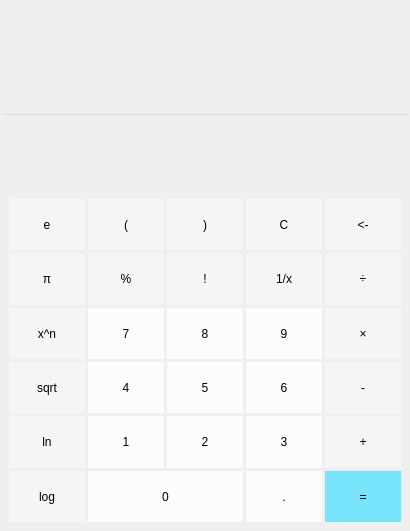
<?xml version="1.0" encoding="UTF-8"?>
<ui version="4.0">
 <class>ScienceCalPage</class>
 <widget class="QWidget" name="ScienceCalPage">
  <property name="geometry">
   <rect>
    <x>0</x>
    <y>0</y>
    <width>410</width>
    <height>531</height>
   </rect>
  </property>
  <property name="focusPolicy">
   <enum>Qt::ClickFocus</enum>
  </property>
  <property name="windowTitle">
   <string>Form</string>
  </property>
  <layout class="QVBoxLayout" name="verticalLayout">
   <property name="leftMargin">
    <number>0</number>
   </property>
   <property name="topMargin">
    <number>0</number>
   </property>
   <property name="rightMargin">
    <number>0</number>
   </property>
   <property name="bottomMargin">
    <number>0</number>
   </property>
   <item>
    <layout class="QVBoxLayout" name="CalVLayout" stretch="0,0,0">
     <property name="spacing">
      <number>5</number>
     </property>
     <item>
      <widget class="QWidget" name="DisplayWidget" native="true">
       <property name="maximumSize">
        <size>
         <width>16777215</width>
         <height>180</height>
        </size>
       </property>
       <property name="mouseTracking">
        <bool>true</bool>
       </property>
       <property name="styleSheet">
        <string notr="true">background-color: rgba(255, 255, 255,0);</string>
       </property>
       <layout class="QVBoxLayout" name="verticalLayout_4">
        <property name="leftMargin">
         <number>0</number>
        </property>
        <property name="topMargin">
         <number>0</number>
        </property>
        <property name="rightMargin">
         <number>0</number>
        </property>
        <property name="bottomMargin">
         <number>0</number>
        </property>
        <item>
         <layout class="QVBoxLayout" name="displayVLayout" stretch="4,0">
          <property name="spacing">
           <number>0</number>
          </property>
          <item>
           <widget class="QLabel" name="displayHis">
            <property name="sizePolicy">
             <sizepolicy hsizetype="Preferred" vsizetype="Preferred">
              <horstretch>0</horstretch>
              <verstretch>0</verstretch>
             </sizepolicy>
            </property>
            <property name="font">
             <font>
              <family>微软雅黑</family>
              <pointsize>9</pointsize>
              <stylestrategy>PreferAntialias</stylestrategy>
             </font>
            </property>
            <property name="mouseTracking">
             <bool>true</bool>
            </property>
            <property name="styleSheet">
             <string notr="true">color: rgb(130, 130, 130);</string>
            </property>
            <property name="text">
             <string/>
            </property>
            <property name="alignment">
             <set>Qt::AlignBottom|Qt::AlignRight|Qt::AlignTrailing</set>
            </property>
            <property name="margin">
             <number>5</number>
            </property>
           </widget>
          </item>
          <item>
           <widget class="MainDisplayLineEdit" name="displayCur">
            <property name="sizePolicy">
             <sizepolicy hsizetype="Preferred" vsizetype="Preferred">
              <horstretch>0</horstretch>
              <verstretch>0</verstretch>
             </sizepolicy>
            </property>
            <property name="font">
             <font>
              <family>微软雅黑</family>
              <pointsize>32</pointsize>
              <stylestrategy>PreferAntialias</stylestrategy>
             </font>
            </property>
            <property name="focusPolicy">
             <enum>Qt::ClickFocus</enum>
            </property>
            <property name="alignment">
             <set>Qt::AlignRight|Qt::AlignTrailing|Qt::AlignVCenter</set>
            </property>
           </widget>
          </item>
         </layout>
        </item>
       </layout>
      </widget>
     </item>
     <item>
      <widget class="QFrame" name="FunctionFrame">
       <property name="frameShape">
        <enum>QFrame::StyledPanel</enum>
       </property>
       <property name="frameShadow">
        <enum>QFrame::Raised</enum>
       </property>
      </widget>
     </item>
     <item>
      <widget class="QWidget" name="InputWidget" native="true">
       <property name="sizePolicy">
        <sizepolicy hsizetype="Preferred" vsizetype="Expanding">
         <horstretch>0</horstretch>
         <verstretch>0</verstretch>
        </sizepolicy>
       </property>
       <property name="minimumSize">
        <size>
         <width>0</width>
         <height>310</height>
        </size>
       </property>
       <property name="mouseTracking">
        <bool>true</bool>
       </property>
       <property name="styleSheet">
        <string notr="true">#QWidget
{
background-color: rgba(255,255, 255,200);
}
</string>
       </property>
       <layout class="QGridLayout" name="gridLayout_2">
        <item row="1" column="0">
         <layout class="QGridLayout" name="gridLayout">
          <property name="spacing">
           <number>3</number>
          </property>
          <item row="2" column="1">
           <widget class="QPushButton" name="opMod">
            <property name="sizePolicy">
             <sizepolicy hsizetype="Preferred" vsizetype="Preferred">
              <horstretch>0</horstretch>
              <verstretch>0</verstretch>
             </sizepolicy>
            </property>
            <property name="minimumSize">
             <size>
              <width>0</width>
              <height>45</height>
             </size>
            </property>
            <property name="focusPolicy">
             <enum>Qt::NoFocus</enum>
            </property>
            <property name="styleSheet">
             <string notr="true">QPushButton
{
	background-color: rgba(255,255, 255,100);
	border:15px;
}
QPushButton:hover
{
    background-color: rgba(200,200, 200,100);
	border:15px;
}
QPushButton:pressed
{
  	background-color: rgba(137,137, 137,100);
	border:15px;
}</string>
            </property>
            <property name="text">
             <string>%</string>
            </property>
           </widget>
          </item>
          <item row="1" column="3">
           <widget class="QPushButton" name="opClear">
            <property name="sizePolicy">
             <sizepolicy hsizetype="Preferred" vsizetype="Preferred">
              <horstretch>0</horstretch>
              <verstretch>0</verstretch>
             </sizepolicy>
            </property>
            <property name="minimumSize">
             <size>
              <width>0</width>
              <height>45</height>
             </size>
            </property>
            <property name="focusPolicy">
             <enum>Qt::NoFocus</enum>
            </property>
            <property name="styleSheet">
             <string notr="true">QPushButton
{
	background-color: rgba(255,255, 255,100);
	border:15px;
}
QPushButton:hover
{
    background-color: rgba(200,200, 200,100);
	border:15px;
}
QPushButton:pressed
{
  	background-color: rgba(137,137, 137,100);
	border:15px;
}</string>
            </property>
            <property name="text">
             <string>C</string>
            </property>
           </widget>
          </item>
          <item row="5" column="1">
           <widget class="QPushButton" name="num4">
            <property name="sizePolicy">
             <sizepolicy hsizetype="Preferred" vsizetype="Preferred">
              <horstretch>0</horstretch>
              <verstretch>0</verstretch>
             </sizepolicy>
            </property>
            <property name="minimumSize">
             <size>
              <width>0</width>
              <height>45</height>
             </size>
            </property>
            <property name="focusPolicy">
             <enum>Qt::NoFocus</enum>
            </property>
            <property name="styleSheet">
             <string notr="true">QPushButton
{
	background-color: rgba(255,255, 255,200);
	border:15px;
}
QPushButton:hover
{
    background-color: rgba(200,200, 200,200);
	border:15px;
}
QPushButton:pressed
{
  	background-color: rgba(137,137, 137,200);
	border:15px;
}</string>
            </property>
            <property name="text">
             <string>4</string>
            </property>
           </widget>
          </item>
          <item row="3" column="4">
           <widget class="QPushButton" name="opMulti">
            <property name="sizePolicy">
             <sizepolicy hsizetype="Preferred" vsizetype="Preferred">
              <horstretch>0</horstretch>
              <verstretch>0</verstretch>
             </sizepolicy>
            </property>
            <property name="minimumSize">
             <size>
              <width>0</width>
              <height>45</height>
             </size>
            </property>
            <property name="focusPolicy">
             <enum>Qt::NoFocus</enum>
            </property>
            <property name="styleSheet">
             <string notr="true">QPushButton
{
	background-color: rgba(255,255, 255,100);
	border:15px;
}
QPushButton:hover
{
    background-color: rgba(200,200, 200,100);
	border:15px;
}
QPushButton:pressed
{
  	background-color: rgba(137,137, 137,100);
	border:15px;
}</string>
            </property>
            <property name="text">
             <string>×</string>
            </property>
           </widget>
          </item>
          <item row="7" column="4">
           <widget class="QPushButton" name="opEqual">
            <property name="sizePolicy">
             <sizepolicy hsizetype="Minimum" vsizetype="Preferred">
              <horstretch>0</horstretch>
              <verstretch>0</verstretch>
             </sizepolicy>
            </property>
            <property name="minimumSize">
             <size>
              <width>0</width>
              <height>45</height>
             </size>
            </property>
            <property name="mouseTracking">
             <bool>true</bool>
            </property>
            <property name="focusPolicy">
             <enum>Qt::NoFocus</enum>
            </property>
            <property name="styleSheet">
             <string notr="true">QPushButton
{
	background-color: rgba(87,224, 255,200);
	border:15px;
}
QPushButton:hover
{
    background-color: rgba(50, 200, 255,200);
	border:15px;
}
QPushButton:pressed
{
  	background-color: rgba(0,150, 255,200);
	border:15px;
}</string>
            </property>
            <property name="text">
             <string>=</string>
            </property>
            <property name="default">
             <bool>true</bool>
            </property>
           </widget>
          </item>
          <item row="5" column="0">
           <widget class="QPushButton" name="opSqrt">
            <property name="sizePolicy">
             <sizepolicy hsizetype="Preferred" vsizetype="Preferred">
              <horstretch>0</horstretch>
              <verstretch>0</verstretch>
             </sizepolicy>
            </property>
            <property name="focusPolicy">
             <enum>Qt::NoFocus</enum>
            </property>
            <property name="styleSheet">
             <string notr="true">QPushButton
{
	background-color: rgba(255,255, 255,100);
	border:15px;
}
QPushButton:hover
{
    background-color: rgba(200,200, 200,100);
	border:15px;
}
QPushButton:pressed
{
  	background-color: rgba(137,137, 137,100);
	border:15px;
}</string>
            </property>
            <property name="text">
             <string>sqrt</string>
            </property>
           </widget>
          </item>
          <item row="7" column="3">
           <widget class="QPushButton" name="opDot">
            <property name="sizePolicy">
             <sizepolicy hsizetype="Preferred" vsizetype="Preferred">
              <horstretch>0</horstretch>
              <verstretch>0</verstretch>
             </sizepolicy>
            </property>
            <property name="minimumSize">
             <size>
              <width>0</width>
              <height>45</height>
             </size>
            </property>
            <property name="mouseTracking">
             <bool>true</bool>
            </property>
            <property name="focusPolicy">
             <enum>Qt::NoFocus</enum>
            </property>
            <property name="styleSheet">
             <string notr="true">QPushButton
{
	background-color: rgba(255,255, 255,200);
	border:15px;
}
QPushButton:hover
{
    background-color: rgba(200,200, 200,200);
	border:15px;
}
QPushButton:pressed
{
  	background-color: rgba(137,137, 137,200);
	border:15px;
}</string>
            </property>
            <property name="text">
             <string>.</string>
            </property>
           </widget>
          </item>
          <item row="2" column="0">
           <widget class="QPushButton" name="opPi">
            <property name="sizePolicy">
             <sizepolicy hsizetype="Preferred" vsizetype="Preferred">
              <horstretch>0</horstretch>
              <verstretch>0</verstretch>
             </sizepolicy>
            </property>
            <property name="focusPolicy">
             <enum>Qt::NoFocus</enum>
            </property>
            <property name="styleSheet">
             <string notr="true">QPushButton
{
	background-color: rgba(255,255, 255,100);
	border:15px;
}
QPushButton:hover
{
    background-color: rgba(200,200, 200,100);
	border:15px;
}
QPushButton:pressed
{
  	background-color: rgba(137,137, 137,100);
	border:15px;
}</string>
            </property>
            <property name="text">
             <string>π</string>
            </property>
           </widget>
          </item>
          <item row="6" column="1">
           <widget class="QPushButton" name="num1">
            <property name="sizePolicy">
             <sizepolicy hsizetype="Preferred" vsizetype="Preferred">
              <horstretch>0</horstretch>
              <verstretch>0</verstretch>
             </sizepolicy>
            </property>
            <property name="minimumSize">
             <size>
              <width>0</width>
              <height>45</height>
             </size>
            </property>
            <property name="focusPolicy">
             <enum>Qt::NoFocus</enum>
            </property>
            <property name="styleSheet">
             <string notr="true">QPushButton
{
	background-color: rgba(255,255, 255,200);
	border:15px;
}
QPushButton:hover
{
    background-color: rgba(200,200, 200,200);
	border:15px;
}
QPushButton:pressed
{
  	background-color: rgba(137,137, 137,200);
	border:15px;
}</string>
            </property>
            <property name="text">
             <string>1</string>
            </property>
           </widget>
          </item>
          <item row="2" column="2">
           <widget class="QPushButton" name="opFact">
            <property name="sizePolicy">
             <sizepolicy hsizetype="Preferred" vsizetype="Preferred">
              <horstretch>0</horstretch>
              <verstretch>0</verstretch>
             </sizepolicy>
            </property>
            <property name="minimumSize">
             <size>
              <width>0</width>
              <height>45</height>
             </size>
            </property>
            <property name="focusPolicy">
             <enum>Qt::NoFocus</enum>
            </property>
            <property name="styleSheet">
             <string notr="true">QPushButton
{
	background-color: rgba(255,255, 255,100);
	border:15px;
}
QPushButton:hover
{
    background-color: rgba(200,200, 200,100);
	border:15px;
}
QPushButton:pressed
{
  	background-color: rgba(137,137, 137,100);
	border:15px;
}</string>
            </property>
            <property name="text">
             <string>!</string>
            </property>
           </widget>
          </item>
          <item row="5" column="3">
           <widget class="QPushButton" name="num6">
            <property name="sizePolicy">
             <sizepolicy hsizetype="Preferred" vsizetype="Preferred">
              <horstretch>0</horstretch>
              <verstretch>0</verstretch>
             </sizepolicy>
            </property>
            <property name="minimumSize">
             <size>
              <width>0</width>
              <height>45</height>
             </size>
            </property>
            <property name="focusPolicy">
             <enum>Qt::NoFocus</enum>
            </property>
            <property name="styleSheet">
             <string notr="true">QPushButton
{
	background-color: rgba(255,255, 255,200);
	border:15px;
}
QPushButton:hover
{
    background-color: rgba(200,200, 200,200);
	border:15px;
}
QPushButton:pressed
{
  	background-color: rgba(137,137, 137,200);
	border:15px;
}</string>
            </property>
            <property name="text">
             <string>6</string>
            </property>
           </widget>
          </item>
          <item row="6" column="3">
           <widget class="QPushButton" name="num3">
            <property name="sizePolicy">
             <sizepolicy hsizetype="Preferred" vsizetype="Preferred">
              <horstretch>0</horstretch>
              <verstretch>0</verstretch>
             </sizepolicy>
            </property>
            <property name="minimumSize">
             <size>
              <width>0</width>
              <height>45</height>
             </size>
            </property>
            <property name="mouseTracking">
             <bool>true</bool>
            </property>
            <property name="focusPolicy">
             <enum>Qt::NoFocus</enum>
            </property>
            <property name="styleSheet">
             <string notr="true">QPushButton
{
	background-color: rgba(255,255, 255,200);
	border:15px;
}
QPushButton:hover
{
    background-color: rgba(200,200, 200,200);
	border:15px;
}
QPushButton:pressed
{
  	background-color: rgba(137,137, 137,200);
	border:15px;
}</string>
            </property>
            <property name="text">
             <string>3</string>
            </property>
           </widget>
          </item>
          <item row="6" column="4">
           <widget class="QPushButton" name="opAdd">
            <property name="sizePolicy">
             <sizepolicy hsizetype="Preferred" vsizetype="Preferred">
              <horstretch>0</horstretch>
              <verstretch>0</verstretch>
             </sizepolicy>
            </property>
            <property name="minimumSize">
             <size>
              <width>0</width>
              <height>45</height>
             </size>
            </property>
            <property name="mouseTracking">
             <bool>true</bool>
            </property>
            <property name="focusPolicy">
             <enum>Qt::NoFocus</enum>
            </property>
            <property name="styleSheet">
             <string notr="true">QPushButton
{
	background-color: rgba(255,255, 255,100);
	border:15px;
}
QPushButton:hover
{
    background-color: rgba(200,200, 200,100);
	border:15px;
}
QPushButton:pressed
{
  	background-color: rgba(137,137, 137,100);
	border:15px;
}</string>
            </property>
            <property name="text">
             <string>+</string>
            </property>
            <property name="default">
             <bool>false</bool>
            </property>
           </widget>
          </item>
          <item row="6" column="0">
           <widget class="QPushButton" name="opLn">
            <property name="sizePolicy">
             <sizepolicy hsizetype="Preferred" vsizetype="Preferred">
              <horstretch>0</horstretch>
              <verstretch>0</verstretch>
             </sizepolicy>
            </property>
            <property name="focusPolicy">
             <enum>Qt::NoFocus</enum>
            </property>
            <property name="styleSheet">
             <string notr="true">QPushButton
{
	background-color: rgba(255,255, 255,100);
	border:15px;
}
QPushButton:hover
{
    background-color: rgba(200,200, 200,100);
	border:15px;
}
QPushButton:pressed
{
  	background-color: rgba(137,137, 137,100);
	border:15px;
}</string>
            </property>
            <property name="text">
             <string>ln</string>
            </property>
           </widget>
          </item>
          <item row="1" column="2">
           <widget class="QPushButton" name="opBrckR">
            <property name="sizePolicy">
             <sizepolicy hsizetype="Preferred" vsizetype="Preferred">
              <horstretch>0</horstretch>
              <verstretch>0</verstretch>
             </sizepolicy>
            </property>
            <property name="minimumSize">
             <size>
              <width>0</width>
              <height>45</height>
             </size>
            </property>
            <property name="focusPolicy">
             <enum>Qt::NoFocus</enum>
            </property>
            <property name="styleSheet">
             <string notr="true">QPushButton
{
	background-color: rgba(255,255, 255,100);
	border:15px;
}
QPushButton:hover
{
    background-color: rgba(200,200, 200,100);
	border:15px;
}
QPushButton:pressed
{
  	background-color: rgba(137,137, 137,100);
	border:15px;
}</string>
            </property>
            <property name="text">
             <string>)</string>
            </property>
           </widget>
          </item>
          <item row="2" column="4">
           <widget class="QPushButton" name="opDiv">
            <property name="sizePolicy">
             <sizepolicy hsizetype="Preferred" vsizetype="Preferred">
              <horstretch>0</horstretch>
              <verstretch>0</verstretch>
             </sizepolicy>
            </property>
            <property name="minimumSize">
             <size>
              <width>0</width>
              <height>45</height>
             </size>
            </property>
            <property name="focusPolicy">
             <enum>Qt::NoFocus</enum>
            </property>
            <property name="styleSheet">
             <string notr="true">QPushButton
{
	background-color: rgba(255,255, 255,100);
	border:15px;
}
QPushButton:hover
{
    background-color: rgba(200,200, 200,100);
	border:15px;
}
QPushButton:pressed
{
  	background-color: rgba(137,137, 137,100);
	border:15px;
}</string>
            </property>
            <property name="text">
             <string>÷</string>
            </property>
           </widget>
          </item>
          <item row="1" column="1">
           <widget class="QPushButton" name="opBrckL">
            <property name="sizePolicy">
             <sizepolicy hsizetype="Preferred" vsizetype="Preferred">
              <horstretch>0</horstretch>
              <verstretch>0</verstretch>
             </sizepolicy>
            </property>
            <property name="minimumSize">
             <size>
              <width>0</width>
              <height>45</height>
             </size>
            </property>
            <property name="maximumSize">
             <size>
              <width>16777215</width>
              <height>16777215</height>
             </size>
            </property>
            <property name="focusPolicy">
             <enum>Qt::NoFocus</enum>
            </property>
            <property name="styleSheet">
             <string notr="true">QPushButton
{
	background-color: rgba(255,255, 255,100);
	border:15px;
}
QPushButton:hover
{
    background-color: rgba(200,200, 200,100);
	border:15px;
}
QPushButton:pressed
{
  	background-color: rgba(137,137, 137,100);
	border:15px;
}</string>
            </property>
            <property name="text">
             <string>(</string>
            </property>
           </widget>
          </item>
          <item row="5" column="2">
           <widget class="QPushButton" name="num5">
            <property name="sizePolicy">
             <sizepolicy hsizetype="Preferred" vsizetype="Preferred">
              <horstretch>0</horstretch>
              <verstretch>0</verstretch>
             </sizepolicy>
            </property>
            <property name="minimumSize">
             <size>
              <width>0</width>
              <height>45</height>
             </size>
            </property>
            <property name="focusPolicy">
             <enum>Qt::NoFocus</enum>
            </property>
            <property name="styleSheet">
             <string notr="true">QPushButton
{
	background-color: rgba(255,255, 255,200);
	border:15px;
}
QPushButton:hover
{
    background-color: rgba(200,200, 200,200);
	border:15px;
}
QPushButton:pressed
{
  	background-color: rgba(137,137, 137,200);
	border:15px;
}</string>
            </property>
            <property name="text">
             <string>5</string>
            </property>
           </widget>
          </item>
          <item row="6" column="2">
           <widget class="QPushButton" name="num2">
            <property name="sizePolicy">
             <sizepolicy hsizetype="Minimum" vsizetype="Preferred">
              <horstretch>0</horstretch>
              <verstretch>0</verstretch>
             </sizepolicy>
            </property>
            <property name="minimumSize">
             <size>
              <width>0</width>
              <height>45</height>
             </size>
            </property>
            <property name="mouseTracking">
             <bool>true</bool>
            </property>
            <property name="focusPolicy">
             <enum>Qt::NoFocus</enum>
            </property>
            <property name="styleSheet">
             <string notr="true">QPushButton
{
	background-color: rgba(255,255, 255,200);
	border:15px;
}
QPushButton:hover
{
    background-color: rgba(200,200, 200,200);
	border:15px;
}
QPushButton:pressed
{
  	background-color: rgba(137,137, 137,200);
	border:15px;
}</string>
            </property>
            <property name="text">
             <string>2</string>
            </property>
           </widget>
          </item>
          <item row="5" column="4">
           <widget class="QPushButton" name="opSub">
            <property name="sizePolicy">
             <sizepolicy hsizetype="Preferred" vsizetype="Preferred">
              <horstretch>0</horstretch>
              <verstretch>0</verstretch>
             </sizepolicy>
            </property>
            <property name="minimumSize">
             <size>
              <width>0</width>
              <height>45</height>
             </size>
            </property>
            <property name="focusPolicy">
             <enum>Qt::NoFocus</enum>
            </property>
            <property name="styleSheet">
             <string notr="true">QPushButton
{
	background-color: rgba(255,255, 255,100);
	border:15px;
}
QPushButton:hover
{
    background-color: rgba(200,200, 200,100);
	border:15px;
}
QPushButton:pressed
{
  	background-color: rgba(137,137, 137,100);
	border:15px;
}</string>
            </property>
            <property name="text">
             <string>-</string>
            </property>
           </widget>
          </item>
          <item row="7" column="0">
           <widget class="QPushButton" name="opLog">
            <property name="sizePolicy">
             <sizepolicy hsizetype="Preferred" vsizetype="Preferred">
              <horstretch>0</horstretch>
              <verstretch>0</verstretch>
             </sizepolicy>
            </property>
            <property name="focusPolicy">
             <enum>Qt::NoFocus</enum>
            </property>
            <property name="styleSheet">
             <string notr="true">QPushButton
{
	background-color: rgba(255,255, 255,100);
	border:15px;
}
QPushButton:hover
{
    background-color: rgba(200,200, 200,100);
	border:15px;
}
QPushButton:pressed
{
  	background-color: rgba(137,137, 137,100);
	border:15px;
}</string>
            </property>
            <property name="text">
             <string>log</string>
            </property>
           </widget>
          </item>
          <item row="1" column="4">
           <widget class="QPushButton" name="bckSpace">
            <property name="sizePolicy">
             <sizepolicy hsizetype="Preferred" vsizetype="Preferred">
              <horstretch>0</horstretch>
              <verstretch>0</verstretch>
             </sizepolicy>
            </property>
            <property name="minimumSize">
             <size>
              <width>0</width>
              <height>45</height>
             </size>
            </property>
            <property name="focusPolicy">
             <enum>Qt::NoFocus</enum>
            </property>
            <property name="styleSheet">
             <string notr="true">QPushButton
{
	background-color: rgba(255,255, 255,100);
	border:15px;
}
QPushButton:hover
{
    background-color: rgba(200,200, 200,100);
	border:15px;
}
QPushButton:pressed
{
  	background-color: rgba(137,137, 137,100);
	border:15px;
}</string>
            </property>
            <property name="text">
             <string>&lt;-</string>
            </property>
           </widget>
          </item>
          <item row="3" column="1">
           <widget class="QPushButton" name="num7">
            <property name="sizePolicy">
             <sizepolicy hsizetype="Preferred" vsizetype="Preferred">
              <horstretch>0</horstretch>
              <verstretch>0</verstretch>
             </sizepolicy>
            </property>
            <property name="minimumSize">
             <size>
              <width>0</width>
              <height>45</height>
             </size>
            </property>
            <property name="focusPolicy">
             <enum>Qt::NoFocus</enum>
            </property>
            <property name="styleSheet">
             <string notr="true">QPushButton
{
	background-color: rgba(255,255, 255,200);
	border:15px;
}
QPushButton:hover
{
    background-color: rgba(200,200, 200,200);
	border:15px;
}
QPushButton:pressed
{
  	background-color: rgba(137,137, 137,200);
	border:15px;
}</string>
            </property>
            <property name="text">
             <string>7</string>
            </property>
           </widget>
          </item>
          <item row="2" column="3">
           <widget class="QPushButton" name="opInv">
            <property name="sizePolicy">
             <sizepolicy hsizetype="Preferred" vsizetype="Preferred">
              <horstretch>0</horstretch>
              <verstretch>0</verstretch>
             </sizepolicy>
            </property>
            <property name="minimumSize">
             <size>
              <width>0</width>
              <height>45</height>
             </size>
            </property>
            <property name="focusPolicy">
             <enum>Qt::NoFocus</enum>
            </property>
            <property name="styleSheet">
             <string notr="true">QPushButton
{
	background-color: rgba(255,255, 255,100);
	border:15px;
}
QPushButton:hover
{
    background-color: rgba(200,200, 200,100);
	border:15px;
}
QPushButton:pressed
{
  	background-color: rgba(137,137, 137,100);
	border:15px;
}</string>
            </property>
            <property name="text">
             <string>1/x</string>
            </property>
           </widget>
          </item>
          <item row="7" column="1" colspan="2">
           <widget class="QPushButton" name="num0">
            <property name="sizePolicy">
             <sizepolicy hsizetype="Preferred" vsizetype="Preferred">
              <horstretch>0</horstretch>
              <verstretch>0</verstretch>
             </sizepolicy>
            </property>
            <property name="minimumSize">
             <size>
              <width>0</width>
              <height>45</height>
             </size>
            </property>
            <property name="mouseTracking">
             <bool>true</bool>
            </property>
            <property name="focusPolicy">
             <enum>Qt::NoFocus</enum>
            </property>
            <property name="styleSheet">
             <string notr="true">QPushButton
{
	background-color: rgba(255,255, 255,200);
	border:15px;
}
QPushButton:hover
{
    background-color: rgba(200,200, 200,200);
	border:15px;
}
QPushButton:pressed
{
  	background-color: rgba(137,137, 137,200);
	border:15px;
}</string>
            </property>
            <property name="text">
             <string>0</string>
            </property>
           </widget>
          </item>
          <item row="3" column="2">
           <widget class="QPushButton" name="num8">
            <property name="sizePolicy">
             <sizepolicy hsizetype="Preferred" vsizetype="Preferred">
              <horstretch>0</horstretch>
              <verstretch>0</verstretch>
             </sizepolicy>
            </property>
            <property name="minimumSize">
             <size>
              <width>0</width>
              <height>45</height>
             </size>
            </property>
            <property name="focusPolicy">
             <enum>Qt::NoFocus</enum>
            </property>
            <property name="styleSheet">
             <string notr="true">QPushButton
{
	background-color: rgba(255,255, 255,200);
	border:15px;
}
QPushButton:hover
{
    background-color: rgba(200,200, 200,200);
	border:15px;
}
QPushButton:pressed
{
  	background-color: rgba(137,137, 137,200);
	border:15px;
}</string>
            </property>
            <property name="text">
             <string>8</string>
            </property>
           </widget>
          </item>
          <item row="3" column="3">
           <widget class="QPushButton" name="num9">
            <property name="sizePolicy">
             <sizepolicy hsizetype="Preferred" vsizetype="Preferred">
              <horstretch>0</horstretch>
              <verstretch>0</verstretch>
             </sizepolicy>
            </property>
            <property name="minimumSize">
             <size>
              <width>0</width>
              <height>45</height>
             </size>
            </property>
            <property name="focusPolicy">
             <enum>Qt::NoFocus</enum>
            </property>
            <property name="styleSheet">
             <string notr="true">QPushButton
{
	background-color: rgba(255,255, 255,200);
	border:15px;
}
QPushButton:hover
{
    background-color: rgba(200,200, 200,200);
	border:15px;
}
QPushButton:pressed
{
  	background-color: rgba(137,137, 137,200);
	border:15px;
}</string>
            </property>
            <property name="text">
             <string>9</string>
            </property>
           </widget>
          </item>
          <item row="1" column="0">
           <widget class="QPushButton" name="opE">
            <property name="sizePolicy">
             <sizepolicy hsizetype="Preferred" vsizetype="Preferred">
              <horstretch>0</horstretch>
              <verstretch>0</verstretch>
             </sizepolicy>
            </property>
            <property name="focusPolicy">
             <enum>Qt::NoFocus</enum>
            </property>
            <property name="styleSheet">
             <string notr="true">QPushButton
{
	background-color: rgba(255,255, 255,100);
	border:15px;
}
QPushButton:hover
{
    background-color: rgba(200,200, 200,100);
	border:15px;
}
QPushButton:pressed
{
  	background-color: rgba(137,137, 137,100);
	border:15px;
}</string>
            </property>
            <property name="text">
             <string>e</string>
            </property>
           </widget>
          </item>
          <item row="3" column="0">
           <widget class="QPushButton" name="opPow">
            <property name="sizePolicy">
             <sizepolicy hsizetype="Preferred" vsizetype="Preferred">
              <horstretch>0</horstretch>
              <verstretch>0</verstretch>
             </sizepolicy>
            </property>
            <property name="minimumSize">
             <size>
              <width>0</width>
              <height>45</height>
             </size>
            </property>
            <property name="focusPolicy">
             <enum>Qt::NoFocus</enum>
            </property>
            <property name="styleSheet">
             <string notr="true">QPushButton
{
	background-color: rgba(255,255, 255,100);
	border:15px;
}
QPushButton:hover
{
    background-color: rgba(200,200, 200,100);
	border:15px;
}
QPushButton:pressed
{
  	background-color: rgba(137,137, 137,100);
	border:15px;
}</string>
            </property>
            <property name="text">
             <string>x^n</string>
            </property>
           </widget>
          </item>
         </layout>
        </item>
       </layout>
      </widget>
     </item>
    </layout>
   </item>
  </layout>
 </widget>
 <customwidgets>
  <customwidget>
   <class>MainDisplayLineEdit</class>
   <extends>QLineEdit</extends>
   <header>PageEngine/MainDisplayLineEdit.h</header>
  </customwidget>
 </customwidgets>
 <resources/>
 <connections/>
</ui>
